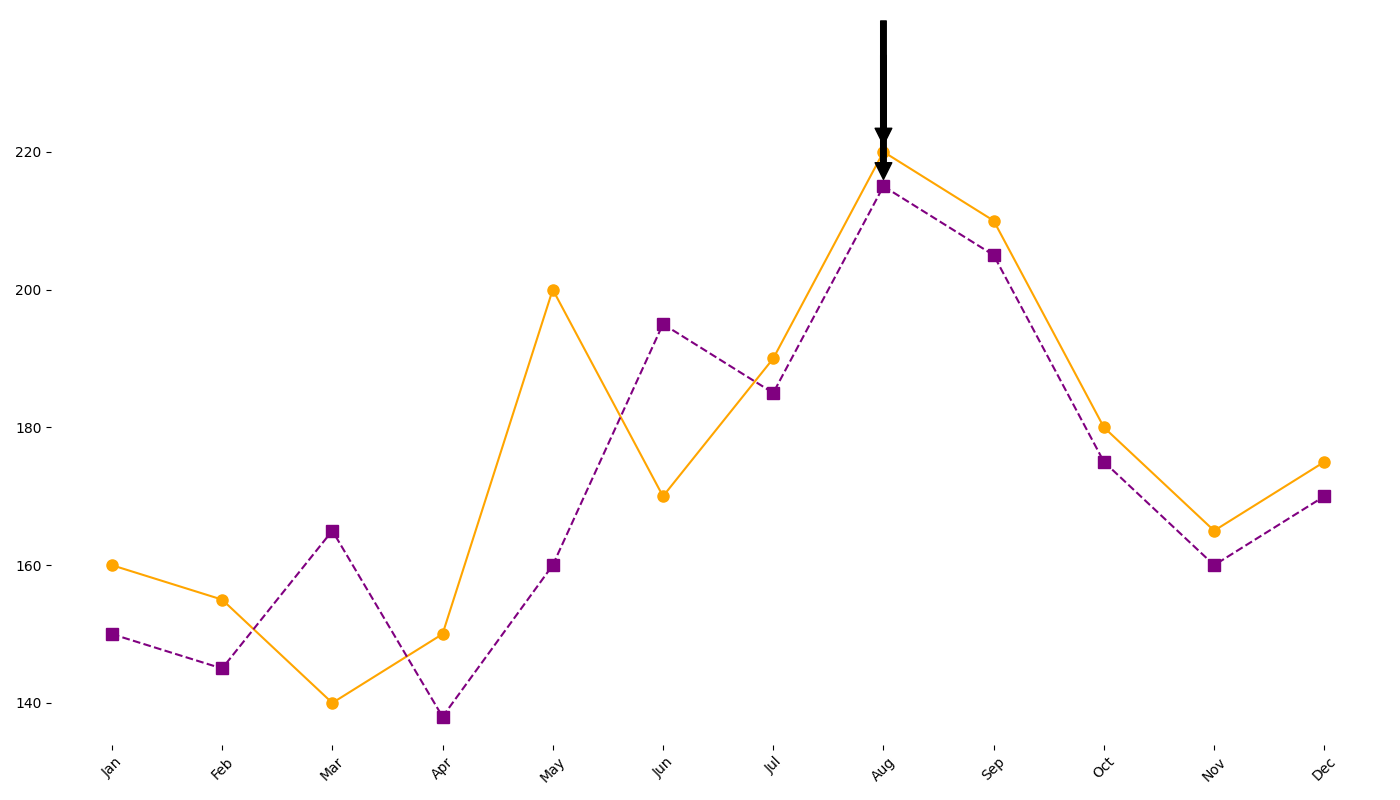

Recreate this plot in Python.
import matplotlib.pyplot as plt
import numpy as np

months = np.array(['Jan', 'Feb', 'Mar', 'Apr', 'May', 'Jun', 
                   'Jul', 'Aug', 'Sep', 'Oct', 'Nov', 'Dec'])
consumption_current_year = np.array([160, 155, 140, 150, 200, 170, 190, 220, 210, 180, 165, 175])
consumption_previous_year = np.array([150, 145, 165, 138, 160, 195, 185, 215, 205, 175, 160, 170])

fig, ax = plt.subplots(figsize=(14, 8))

ax.plot(months, consumption_current_year, marker='o', markersize=8, linestyle='-', color='orange')
ax.plot(months, consumption_previous_year, marker='s', markersize=8, linestyle='--', color='purple')

for spine in ax.spines.values():
    spine.set_visible(False)

peak_current = months[np.argmax(consumption_current_year)]
peak_previous = months[np.argmax(consumption_previous_year)]
ax.annotate('', 
            xy=(peak_current, max(consumption_current_year)), 
            xytext=(peak_current, max(consumption_current_year) + 20),
            arrowprops=dict(facecolor='black', shrink=0.05))
ax.annotate('', 
            xy=(peak_previous, max(consumption_previous_year)), 
            xytext=(peak_previous, max(consumption_previous_year) + 20),
            arrowprops=dict(facecolor='black', shrink=0.05))

plt.xticks(rotation=45)
plt.tight_layout()
plt.show()
